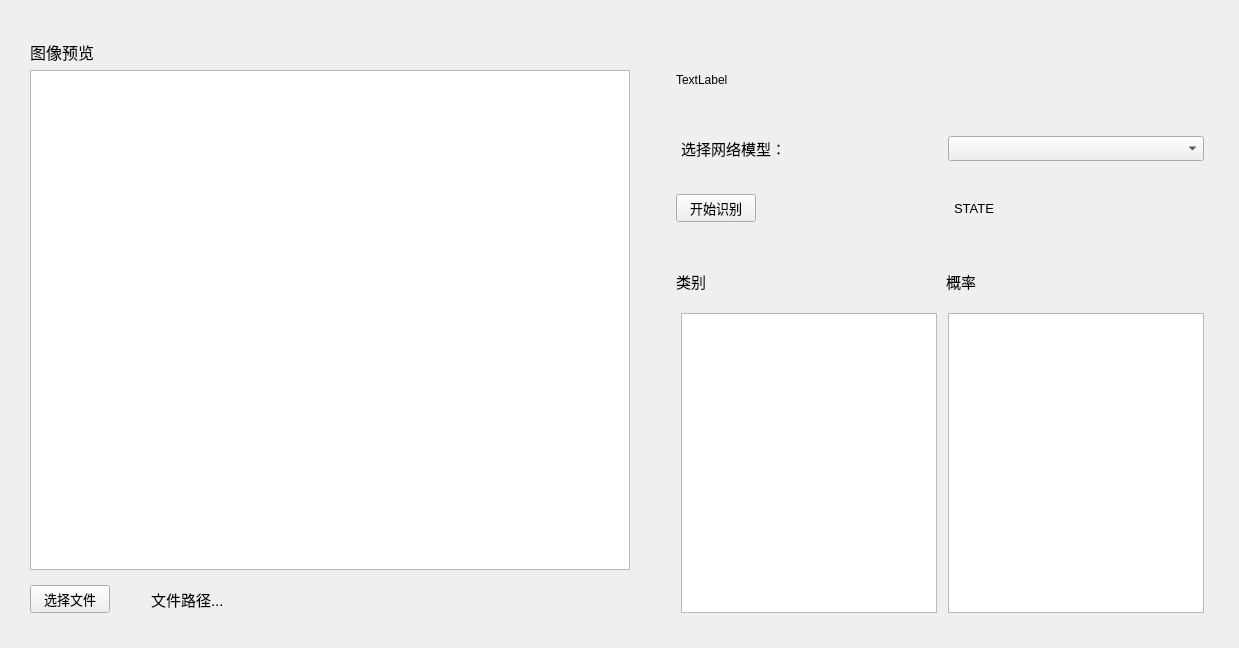
<?xml version="1.0" encoding="UTF-8"?>
<ui version="4.0">
 <class>object_recog_demo</class>
 <widget class="QWidget" name="object_recog_demo">
  <property name="geometry">
   <rect>
    <x>0</x>
    <y>0</y>
    <width>1239</width>
    <height>648</height>
   </rect>
  </property>
  <property name="sizePolicy">
   <sizepolicy hsizetype="Fixed" vsizetype="Preferred">
    <horstretch>0</horstretch>
    <verstretch>0</verstretch>
   </sizepolicy>
  </property>
  <property name="windowTitle">
   <string>Form</string>
  </property>
  <widget class="QWidget" name="">
   <property name="geometry">
    <rect>
     <x>30</x>
     <y>40</y>
     <width>1180</width>
     <height>573</height>
    </rect>
   </property>
   <layout class="QHBoxLayout" name="horizontalLayout_6">
    <item>
     <layout class="QVBoxLayout" name="verticalLayout">
      <item>
       <widget class="QLabel" name="label_view_pic">
        <property name="font">
         <font>
          <pointsize>12</pointsize>
         </font>
        </property>
        <property name="text">
         <string>图像预览</string>
        </property>
       </widget>
      </item>
      <item>
       <widget class="QGraphicsView" name="graphicsView">
        <property name="sizePolicy">
         <sizepolicy hsizetype="Fixed" vsizetype="Fixed">
          <horstretch>0</horstretch>
          <verstretch>0</verstretch>
         </sizepolicy>
        </property>
        <property name="minimumSize">
         <size>
          <width>600</width>
          <height>500</height>
         </size>
        </property>
        <property name="maximumSize">
         <size>
          <width>700</width>
          <height>700</height>
         </size>
        </property>
       </widget>
      </item>
      <item>
       <spacer name="verticalSpacer_4">
        <property name="orientation">
         <enum>Qt::Vertical</enum>
        </property>
        <property name="sizeType">
         <enum>QSizePolicy::Fixed</enum>
        </property>
        <property name="sizeHint" stdset="0">
         <size>
          <width>20</width>
          <height>10</height>
         </size>
        </property>
       </spacer>
      </item>
      <item>
       <layout class="QHBoxLayout" name="horizontalLayout">
        <item>
         <widget class="QPushButton" name="pushButton_select_file">
          <property name="sizePolicy">
           <sizepolicy hsizetype="Fixed" vsizetype="Fixed">
            <horstretch>0</horstretch>
            <verstretch>0</verstretch>
           </sizepolicy>
          </property>
          <property name="font">
           <font>
            <pointsize>10</pointsize>
           </font>
          </property>
          <property name="text">
           <string>选择文件</string>
          </property>
         </widget>
        </item>
        <item>
         <spacer name="horizontalSpacer">
          <property name="orientation">
           <enum>Qt::Horizontal</enum>
          </property>
          <property name="sizeType">
           <enum>QSizePolicy::Fixed</enum>
          </property>
          <property name="sizeHint" stdset="0">
           <size>
            <width>35</width>
            <height>20</height>
           </size>
          </property>
         </spacer>
        </item>
        <item>
         <widget class="QLabel" name="label_show_path">
          <property name="sizePolicy">
           <sizepolicy hsizetype="Preferred" vsizetype="Preferred">
            <horstretch>0</horstretch>
            <verstretch>0</verstretch>
           </sizepolicy>
          </property>
          <property name="minimumSize">
           <size>
            <width>400</width>
            <height>0</height>
           </size>
          </property>
          <property name="font">
           <font>
            <pointsize>11</pointsize>
           </font>
          </property>
          <property name="text">
           <string>文件路径...</string>
          </property>
         </widget>
        </item>
       </layout>
      </item>
     </layout>
    </item>
    <item>
     <spacer name="horizontalSpacer_3">
      <property name="orientation">
       <enum>Qt::Horizontal</enum>
      </property>
      <property name="sizeType">
       <enum>QSizePolicy::Fixed</enum>
      </property>
      <property name="sizeHint" stdset="0">
       <size>
        <width>40</width>
        <height>20</height>
       </size>
      </property>
     </spacer>
    </item>
    <item>
     <layout class="QVBoxLayout" name="verticalLayout_3">
      <item>
       <widget class="QLabel" name="logo_show">
        <property name="sizePolicy">
         <sizepolicy hsizetype="Fixed" vsizetype="Fixed">
          <horstretch>0</horstretch>
          <verstretch>0</verstretch>
         </sizepolicy>
        </property>
        <property name="minimumSize">
         <size>
          <width>515</width>
          <height>80</height>
         </size>
        </property>
        <property name="text">
         <string>TextLabel</string>
        </property>
       </widget>
      </item>
      <item>
       <spacer name="verticalSpacer_3">
        <property name="orientation">
         <enum>Qt::Vertical</enum>
        </property>
        <property name="sizeType">
         <enum>QSizePolicy::Fixed</enum>
        </property>
        <property name="sizeHint" stdset="0">
         <size>
          <width>20</width>
          <height>10</height>
         </size>
        </property>
       </spacer>
      </item>
      <item>
       <layout class="QVBoxLayout" name="verticalLayout_2">
        <item>
         <layout class="QHBoxLayout" name="horizontalLayout_2">
          <item>
           <widget class="QLabel" name="label_net_model">
            <property name="minimumSize">
             <size>
              <width>256</width>
              <height>0</height>
             </size>
            </property>
            <property name="maximumSize">
             <size>
              <width>256</width>
              <height>16777215</height>
             </size>
            </property>
            <property name="font">
             <font>
              <family>宋体</family>
              <pointsize>11</pointsize>
             </font>
            </property>
            <property name="text">
             <string>选择网络模型：</string>
            </property>
           </widget>
          </item>
          <item>
           <widget class="QComboBox" name="comboBox">
            <property name="minimumSize">
             <size>
              <width>256</width>
              <height>25</height>
             </size>
            </property>
            <property name="maximumSize">
             <size>
              <width>256</width>
              <height>16777215</height>
             </size>
            </property>
           </widget>
          </item>
         </layout>
        </item>
        <item>
         <spacer name="verticalSpacer_2">
          <property name="orientation">
           <enum>Qt::Vertical</enum>
          </property>
          <property name="sizeType">
           <enum>QSizePolicy::Fixed</enum>
          </property>
          <property name="sizeHint" stdset="0">
           <size>
            <width>10</width>
            <height>15</height>
           </size>
          </property>
         </spacer>
        </item>
        <item>
         <layout class="QHBoxLayout" name="horizontalLayout_3">
          <item>
           <widget class="QPushButton" name="pushButton_start_recog">
            <property name="font">
             <font>
              <pointsize>10</pointsize>
             </font>
            </property>
            <property name="text">
             <string>开始识别</string>
            </property>
           </widget>
          </item>
          <item>
           <spacer name="horizontalSpacer_2">
            <property name="orientation">
             <enum>Qt::Horizontal</enum>
            </property>
            <property name="sizeHint" stdset="0">
             <size>
              <width>180</width>
              <height>20</height>
             </size>
            </property>
           </spacer>
          </item>
          <item>
           <widget class="QLabel" name="label_recog_state">
            <property name="minimumSize">
             <size>
              <width>256</width>
              <height>0</height>
             </size>
            </property>
            <property name="maximumSize">
             <size>
              <width>256</width>
              <height>16777215</height>
             </size>
            </property>
            <property name="font">
             <font>
              <pointsize>10</pointsize>
             </font>
            </property>
            <property name="text">
             <string>STATE</string>
            </property>
           </widget>
          </item>
         </layout>
        </item>
        <item>
         <spacer name="verticalSpacer">
          <property name="orientation">
           <enum>Qt::Vertical</enum>
          </property>
          <property name="sizeType">
           <enum>QSizePolicy::Fixed</enum>
          </property>
          <property name="sizeHint" stdset="0">
           <size>
            <width>20</width>
            <height>15</height>
           </size>
          </property>
         </spacer>
        </item>
        <item>
         <layout class="QHBoxLayout" name="horizontalLayout_4">
          <item>
           <widget class="QLabel" name="label_show_class">
            <property name="minimumSize">
             <size>
              <width>256</width>
              <height>0</height>
             </size>
            </property>
            <property name="font">
             <font>
              <family>宋体</family>
              <pointsize>11</pointsize>
             </font>
            </property>
            <property name="text">
             <string>类别</string>
            </property>
           </widget>
          </item>
          <item>
           <widget class="QLabel" name="label_show_prob">
            <property name="minimumSize">
             <size>
              <width>256</width>
              <height>0</height>
             </size>
            </property>
            <property name="font">
             <font>
              <family>宋体</family>
              <pointsize>11</pointsize>
             </font>
            </property>
            <property name="text">
             <string>概率</string>
            </property>
           </widget>
          </item>
         </layout>
        </item>
        <item>
         <layout class="QHBoxLayout" name="horizontalLayout_5">
          <item>
           <widget class="QTextBrowser" name="textBrowser_class">
            <property name="enabled">
             <bool>true</bool>
            </property>
            <property name="sizePolicy">
             <sizepolicy hsizetype="Fixed" vsizetype="Fixed">
              <horstretch>0</horstretch>
              <verstretch>0</verstretch>
             </sizepolicy>
            </property>
            <property name="minimumSize">
             <size>
              <width>256</width>
              <height>300</height>
             </size>
            </property>
            <property name="font">
             <font>
              <pointsize>11</pointsize>
             </font>
            </property>
           </widget>
          </item>
          <item>
           <widget class="QTextBrowser" name="textBrowser_class_prob">
            <property name="sizePolicy">
             <sizepolicy hsizetype="Fixed" vsizetype="Fixed">
              <horstretch>0</horstretch>
              <verstretch>0</verstretch>
             </sizepolicy>
            </property>
            <property name="minimumSize">
             <size>
              <width>256</width>
              <height>300</height>
             </size>
            </property>
            <property name="font">
             <font>
              <pointsize>11</pointsize>
             </font>
            </property>
           </widget>
          </item>
         </layout>
        </item>
       </layout>
      </item>
     </layout>
    </item>
   </layout>
  </widget>
 </widget>
 <resources/>
 <connections/>
</ui>
